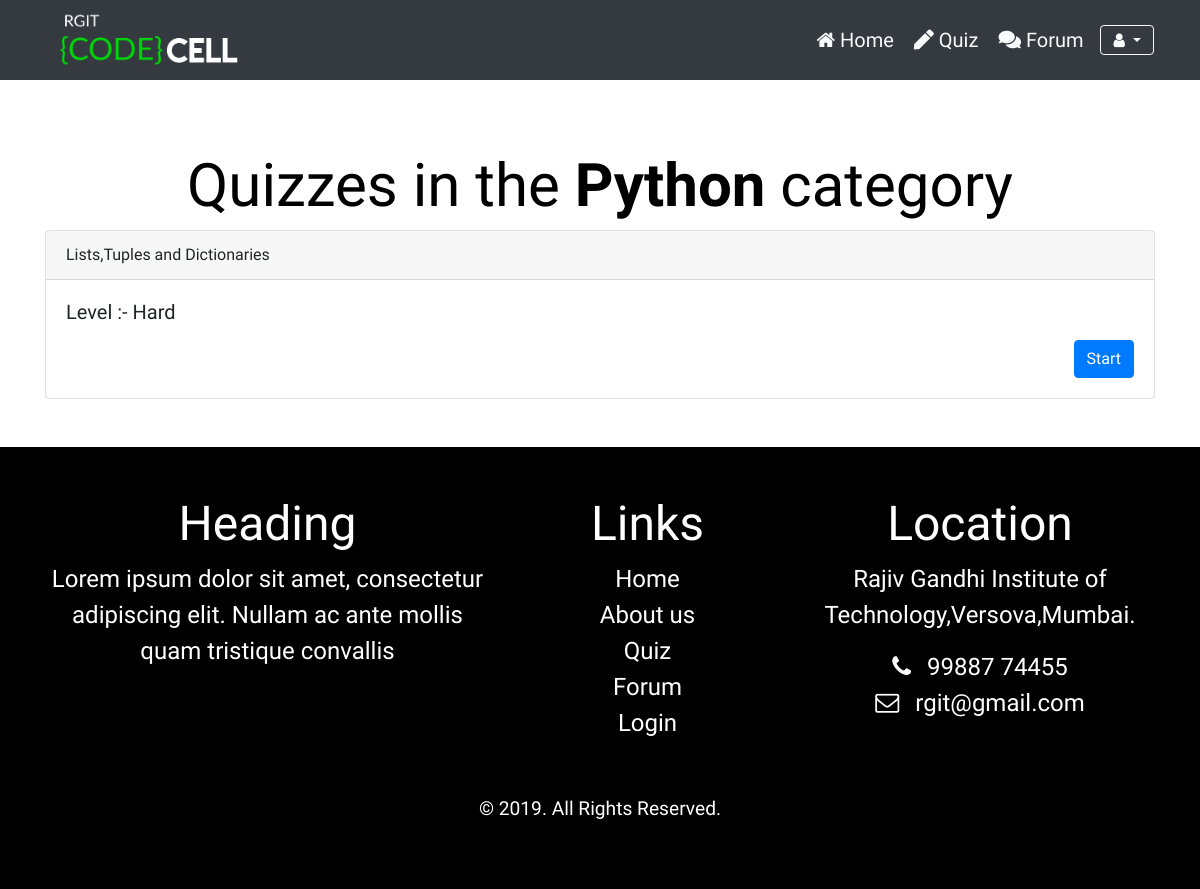
Screenshot of /quiz/Python/ with the database file from the repository.
### Quiz/models.py (models this page shows, shortened)
class Category(models.Model):
    category = models.CharField( verbose_name="Category", max_length = 250, blank = True, unique = True, null = True)
    image = models.ImageField(upload_to = 'Images/Categories/', blank = True, null = True, verbose_name = "Image")
    objects = CategoryManager()
    class Meta:
        verbose_name = "Category"
        verbose_name_plural = "Categories"

class Quiz(models.Model):
    title = models.CharField(verbose_name= "Title", max_length = 50, blank = False)
    description = models.TextField(verbose_name = "Description", blank = True, help_text = "Quiz description")
    level = models.CharField(verbose_name = "Level", help_text = "Level of difficultly", max_length = 15,default = 'Easy',choices = (('Hard','Hard'),('Intermediate','Intermediate'),('Easy','Easy')))
    url = models.SlugField(max_length = 60, blank = False, help_text = "A user friendly url", verbose_name = "User Friendly Url")
    category = models.ForeignKey(Category, null = False, blank = True, verbose_name = "Category", on_delete = models.CASCADE)
    random_order = models.BooleanField(blank = False, default = True, verbose_name = "Random Order", help_text = "Display the questions in Random Order ?")
    max_questions = models.PositiveIntegerField(blank = False, null = False, default = 1, verbose_name = "Max_questions", help_text = "Number of questions to be displayed on each attempt")
    single_attempt = models.BooleanField(blank = False, default = False, help_text = "If selected, user will be allowed only one attempt for this quiz", verbose_name = "Single Attempt")
    pass_mark = models.PositiveSmallIntegerField(blank = True, default = 0, verbose_name = "Passing Marks", help_text = "Percentage required to pass", validators = [MaxValueValidator(100)])
    success_text = models.TextField(blank = True, help_text = "Displayed if user passes.", verbose_name = "Success Text")
    fail_text = models.TextField(blank = True, help_text = "Displayed if user fails", verbose_name = "Fail Text")
    draft = models.BooleanField(blank = True, default = False, verbose_name = "Draft", help_text = "Quiz won't be available to student if this is selected, only for internal assessment this quiz will be available")
    class Meta:
        verbose_name = "Quiz"
        verbose_name_plural = "Quizzes"

### Quiz/views.py (the view)
# urls.py: re_path(r'^(?P<category_name>[\w|W-]+)/$', views.View_Quizlist_by_Category.as_view(),name = 'Quiz_category_list_matching'),
class View_Quizlist_by_Category(ListView):
    model = Quiz
    template_name = 'Quiz/Quiz_category_list_matching.html'
    context_object_name = 'quiz_list'
    def dispatch(self, request , *args, **kwargs):
        self.category = get_object_or_404(Category, category = self.kwargs['category_name'])
        return super(View_Quizlist_by_Category, self).dispatch(request, *args, **kwargs)
    def get_context_data(self, **kwargs):
        context = super(View_Quizlist_by_Category, self).get_context_data(**kwargs)
        context['category'] = self.category
        return context
    def get_queryset(self):
        queryset = super(View_Quizlist_by_Category, self).get_queryset()
        return queryset.filter(category = self.category, draft = False)

### Quiz/templates/Quiz/Quiz_category_list_matching.html (shortened to what this page needs)
{% extends 'Accounts/base.html' %}
{% block content %}
{% load static %}
<h1 style="color: black ;margin-top: 10vh;text-align: center" > Quizzes in the <strong> {{ category.category }}</strong> category </h1>
{% if quiz_list %}
<div class="container" >
    {% for quiz in quiz_list %}
        <div class="card">
          <div class="card-header">
            {{ quiz.title }}
          </div>
          <div class="card-body">
            <h5 class="card-title">Level :- {{ quiz.level }}</h5>
            <a href="{% url 'quiz_detail' slug=quiz.url %}" class="btn btn-primary pull-right">Start</a>
          </div>
        </div>
    {% endfor %}
</div>
    {% else %}
         <p style="color: black;font-size: 20px;text-align: center;"> Coming Soon.</p>
    {% endif %}
{% endblock %}

### Accounts/static/Accounts/styles.css (style rules this page uses)
h1 { font-size: 5vmax; color: white; }

### rows the page displays
Category: category "Python"
Quiz: title "Lists,Tuples and Dictionaries", level "Hard"
